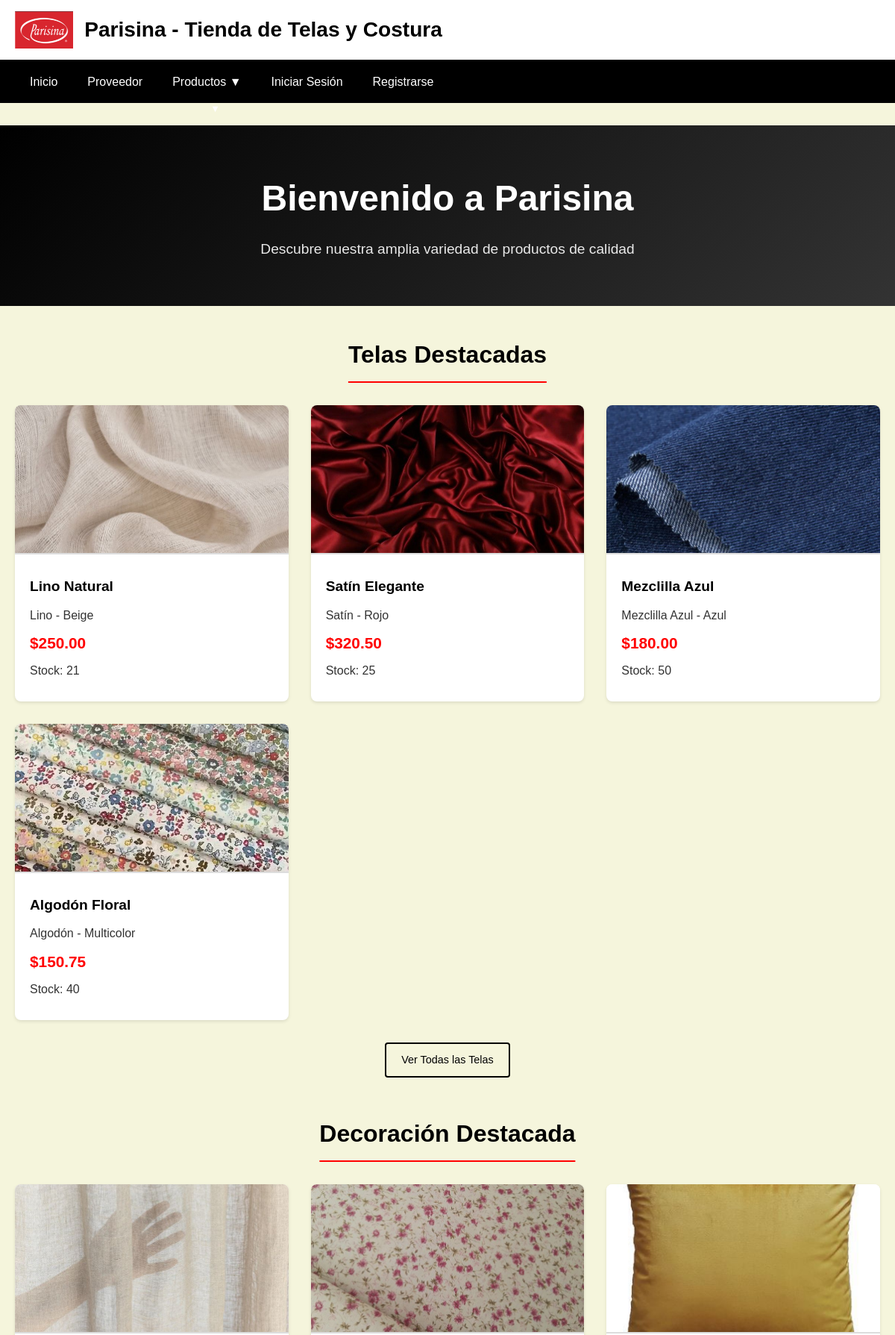
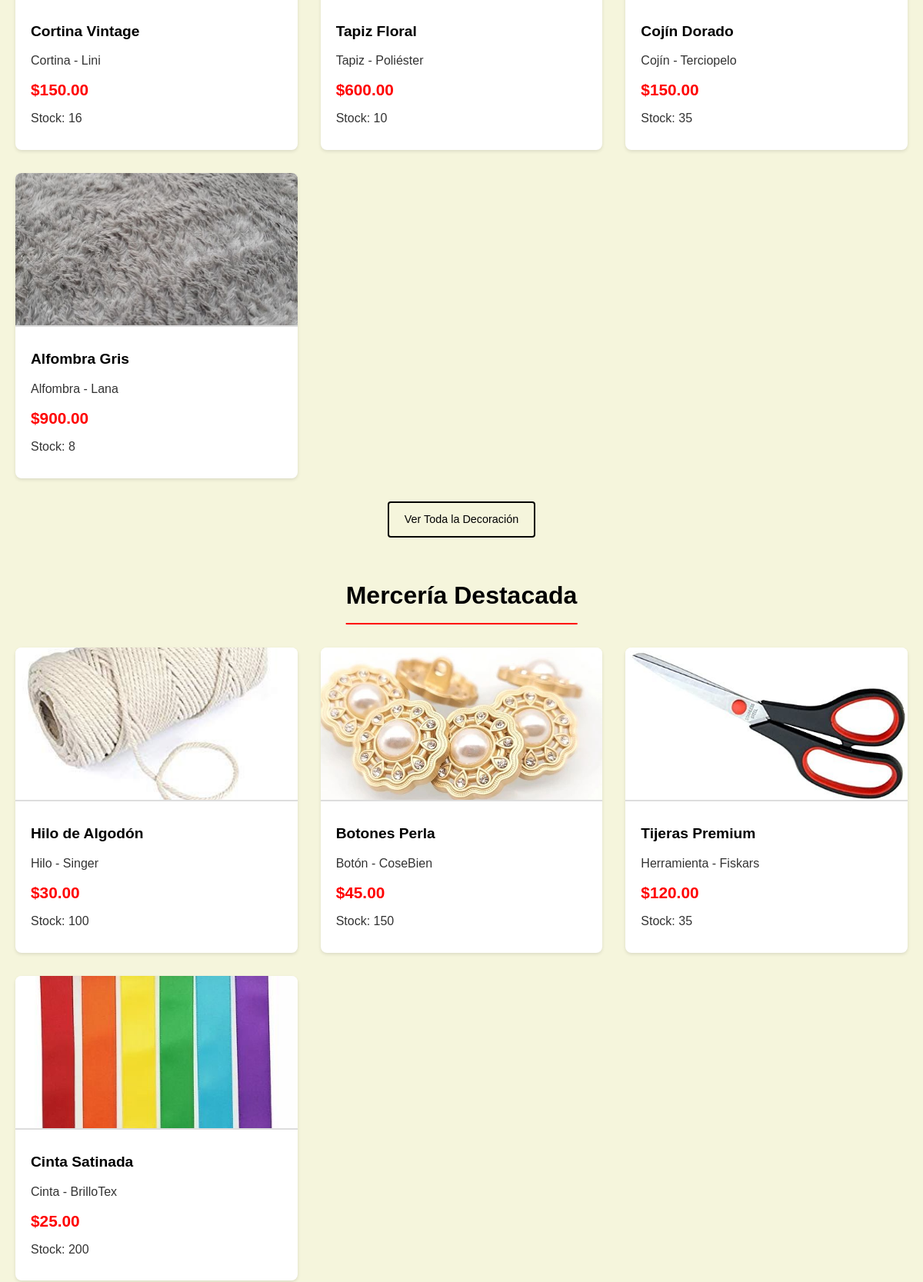
The page / (upper part) on the database its author committed (2 pictures, top to bottom).
### app_Parisina/models.py (models this page shows, shortened)
class Telas(models.Model):
    nombre = models.CharField(max_length=100)
    tipo_tela = models.CharField(max_length=100)
    color = models.CharField(max_length=50)
    precio = models.DecimalField(max_digits=8, decimal_places=2)
    stock = models.PositiveIntegerField()
    descripcion = models.TextField(blank=True, null=True)
    imagen = models.ImageField(upload_to='telas/')
    proveedor = models.ForeignKey(Proveedor, on_delete=models.CASCADE, related_name='productos_telas')

class Decoracion(models.Model):
    nombre = models.CharField(max_length=100)
    tipo_producto = models.CharField(max_length=100)
    material = models.CharField(max_length=100)
    precio = models.DecimalField(max_digits=8, decimal_places=2)
    stock = models.PositiveIntegerField()
    descripcion = models.TextField(blank=True, null=True)
    imagen = models.ImageField(upload_to='decoracion/')
    proveedor = models.ForeignKey(Proveedor, on_delete=models.CASCADE, related_name='productos_decoracion')

class MerceriaManualidad(models.Model):
    nombre = models.CharField(max_length=100)
    categoria = models.CharField(max_length=100)
    marca = models.CharField(max_length=100)
    precio = models.DecimalField(max_digits=8, decimal_places=2)
    stock = models.PositiveIntegerField()
    descripcion = models.TextField(blank=True, null=True)
    imagen = models.ImageField(upload_to='merceria/')
    proveedor = models.ForeignKey(Proveedor, on_delete=models.CASCADE, related_name='productos_merceria')

### app_Parisina/views.py (the view)
# urls.py: path('', views.inicio, name='inicio'),
def inicio(request):
    telas = Telas.objects.all()[:4]
    decoracion = Decoracion.objects.all()[:4]
    merceria = MerceriaManualidad.objects.all()[:4]
    hogar = Hogar.objects.all()[:4]
    context = {
        'telas': telas,
        'decoracion': decoracion,
        'merceria': merceria,
        'hogar': hogar,
    }
    return render(request, 'inicio.html', context)

### app_Parisina/context_processors.py (called while the page is built)
def carrito_context(request):
    context = {}
    if request.user.is_authenticated and not request.user.is_staff:
        try:
            cliente = Cliente.objects.get(user=request.user)
            pedido = Pedido.objects.filter(cliente=cliente, estado='pendiente').first()
            if pedido:
                context['items_carrito'] = pedido.items.count()
            else:
                context['items_carrito'] = 0
        except Cliente.DoesNotExist:
            context['items_carrito'] = 0
    else:
        context['items_carrito'] = 0
    return context

### app_Parisina/templates/inicio.html (shortened to what this page needs)
{% extends 'base.html' %}
{% load static %}
{% block content %}
<div class="hero-section">
    <div class="container">
        <h1>Bienvenido a Parisina</h1>
        <p>Descubre nuestra amplia variedad de productos de calidad</p>
    </div>
</div>
<div class="container">
    <section class="product-section">
        <h2 class="section-title">Telas Destacadas</h2>
        <div class="product-grid">
            {% for tela in telas %}
            <div class="product-card">
                {% if tela.imagen %}
                <img src="{{ tela.imagen.url }}" alt="{{ tela.nombre }}" class="product-image">
                {% else %}
                <img src="{% static 'images/placeholder.jpg' %}" alt="Sin imagen" class="product-image">
                {% endif %}
                <div class="product-info">
                    <h3>{{ tela.nombre }}</h3>
                    <p class="product-type">{{ tela.tipo_tela }} - {{ tela.color }}</p>
                    <p class="product-price">${{ tela.precio }}</p>
                    <p class="product-stock">Stock: {{ tela.stock }}</p>
                </div>
            </div>
            {% empty %}
            <p>No hay telas disponibles.</p>
            {% endfor %}
        </div>
        <div class="section-footer">
            <a href="{% url 'lista_telas' %}" class="btn btn-outline">Ver Todas las Telas</a>
        </div>
    </section>
    <section class="product-section">
        <h2 class="section-title">Decoración Destacada</h2>
        <div class="product-grid">
            {% for producto in decoracion %}
            <div class="product-card">
                {% if producto.imagen %}
                <img src="{{ producto.imagen.url }}" alt="{{ producto.nombre }}" class="product-image">
                {% else %}
                <img src="{% static 'images/placeholder.jpg' %}" alt="Sin imagen" class="product-image">
                {% endif %}
                <div class="product-info">
                    <h3>{{ producto.nombre }}</h3>
                    <p class="product-type">{{ producto.tipo_producto }} - {{ producto.material }}</p>
                    <p class="product-price">${{ producto.precio }}</p>
                    <p class="product-stock">Stock: {{ producto.stock }}</p>
                </div>
            </div>
            {% empty %}
            <p>No hay productos de decoración disponibles.</p>
            {% endfor %}
        </div>
        <div class="section-footer">
            <a href="{% url 'lista_decoracion' %}" class="btn btn-outline">Ver Toda la Decoración</a>
        </div>
    </section>
    <section class="product-section">
        <h2 class="section-title">Mercería Destacada</h2>
        <div class="product-grid">
            {% for producto in merceria %}
            <div class="product-card">
                {% if producto.imagen %}
                <img src="{{ producto.imagen.url }}" alt="{{ producto.nombre }}" class="product-image">
                {% else %}
                <img src="{% static 'images/placeholder.jpg' %}" alt="Sin imagen" class="product-image">
                {% endif %}
                <div class="product-info">
                    <h3>{{ producto.nombre }}</h3>
                    <p class="product-type">{{ producto.categoria }} - {{ producto.marca }}</p>
                    <p class="product-price">${{ producto.precio }}</p>
                    <p class="product-stock">Stock: {{ producto.stock }}</p>
                </div>
            </div>
            {% empty %}
            <p>No hay productos de mercería disponibles.</p>
            {% endfor %}
        </div>
    </section>
</div>
{% endblock %}

### app_Parisina/static/css/styles.css (style rules this page uses)
:root { --beige: #f5f5dc; --negro: #000000; --blanco: #ffffff; --rojo: #ff0000; --gris-oscuro: #333333; --gris-claro: #f4f4f4; --borde-color: #ddd; --sombra: 0 2px 4px rgba(0,0,0,0.1); }
* { margin: 0; padding: 0; box-sizing: border-box; }
body { font-family: 'Arial', sans-serif; background-color: var(--beige); color: var(--negro); line-height: 1.6; }
.container { max-width: 1200px; margin: 0 auto; padding: 0 20px; }
.hero-section { background: linear-gradient(135deg, var(--negro), var(--gris-oscuro)); color: var(--blanco); text-align: center; padding: 60px 0; margin-bottom: 40px; }
.hero-section h1 { font-size: 3rem; margin-bottom: 15px; }
.hero-section p { font-size: 1.2rem; opacity: 0.9; }
.product-section { margin-bottom: 50px; }
.section-title { text-align: center; margin-bottom: 30px; font-size: 2rem; color: var(--negro); border-bottom: 2px solid var(--rojo); padding-bottom: 10px; display: inline-block; margin-left: 50%; transform: translateX(-50%); }
.product-grid { display: grid; grid-template-columns: repeat(auto-fit, minmax(280px, 1fr)); gap: 30px; margin-bottom: 30px; }
.product-card { background: var(--blanco); border-radius: 8px; box-shadow: var(--sombra); overflow: hidden; transition: transform 0.3s ease, box-shadow 0.3s ease; }
.product-image { width: 100%; height: 200px; object-fit: cover; border-bottom: 2px solid var(--borde-color); }
.product-info { padding: 20px; }
.product-info h3 { color: var(--negro); margin-bottom: 10px; font-size: 1.2rem; }
.product-type, .product-price, .product-stock, .product-detail { margin-bottom: 8px; color: var(--gris-oscuro); }
.product-price { font-size: 1.3rem; font-weight: bold; color: var(--rojo); }
.section-footer { text-align: center; margin-top: 30px; display: flex; gap: 15px; justify-content: center; flex-wrap: wrap; }
.btn { display: inline-block; padding: 10px 20px; border: none; border-radius: 4px; text-decoration: none; text-align: center; cursor: pointer; transition: all 0.3s ease; font-size: 0.9rem; font-weight: 500; }
.btn-outline { background-color: transparent; color: var(--negro); border: 2px solid var(--negro); }

### rows shown on the page
Telas: imagen (picture), nombre "Lino Natural", tipo_tela "Lino", color "Beige", precio "250.00", stock "21"
Telas: imagen (picture), nombre "Satín Elegante", tipo_tela "Satín", color "Rojo", precio "320.50", stock "25"
Telas: imagen (picture), nombre "Mezclilla Azul", tipo_tela "Mezclilla Azul", color "Azul", precio "180.00", stock "50"
Telas: imagen (picture), nombre "Algodón Floral", tipo_tela "Algodón", color "Multicolor", precio "150.75", stock "40"
Decoracion: imagen (picture), nombre "Cortina Vintage", tipo_producto "Cortina", material "Lini", precio "150.00", stock "16"
Decoracion: imagen (picture), nombre "Tapiz Floral", tipo_producto "Tapiz", material "Poliéster", precio "600.00", stock "10"
Decoracion: imagen (picture), nombre "Cojín Dorado", tipo_producto "Cojín", material "Terciopelo", precio "150.00", stock "35"
Decoracion: imagen (picture), nombre "Alfombra Gris", tipo_producto "Alfombra", material "Lana", precio "900.00", stock "8"
MerceriaManualidad: imagen (picture), nombre "Hilo de Algodón", categoria "Hilo", marca "Singer", precio "30.00", stock "100"
MerceriaManualidad: imagen (picture), nombre "Botones Perla", categoria "Botón", marca "CoseBien", precio "45.00", stock "150"
MerceriaManualidad: imagen (picture), nombre "Tijeras Premium", categoria "Herramienta", marca "Fiskars", precio "120.00", stock "35"
MerceriaManualidad: imagen (picture), nombre "Cinta Satinada", categoria "Cinta", marca "BrilloTex", precio "25.00", stock "200"
